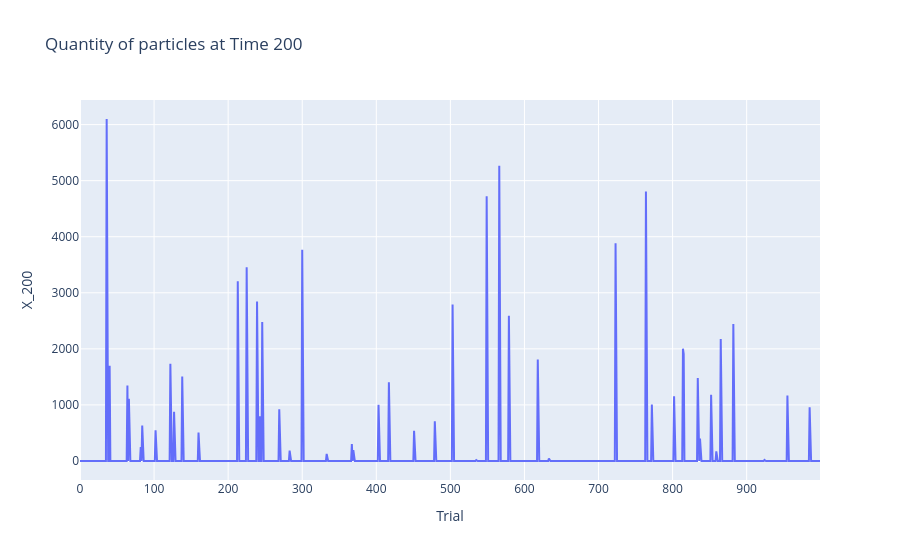
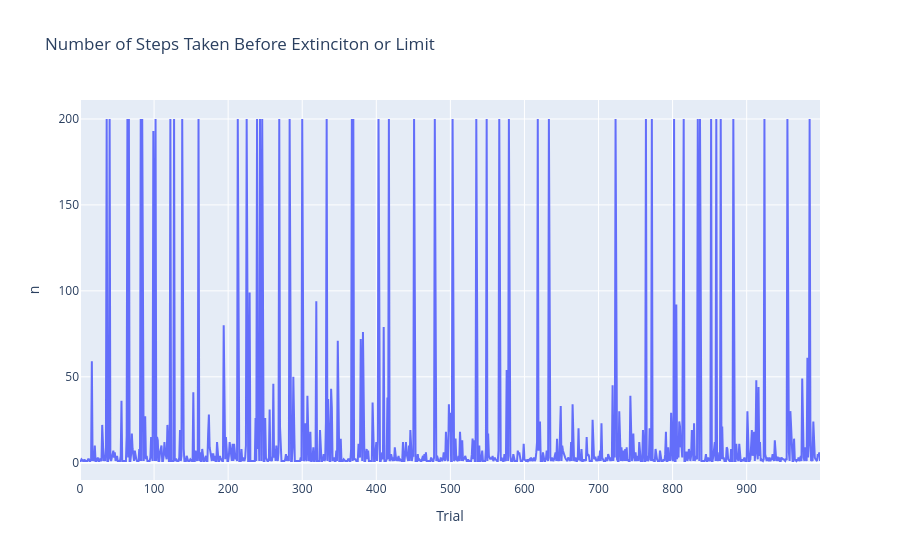
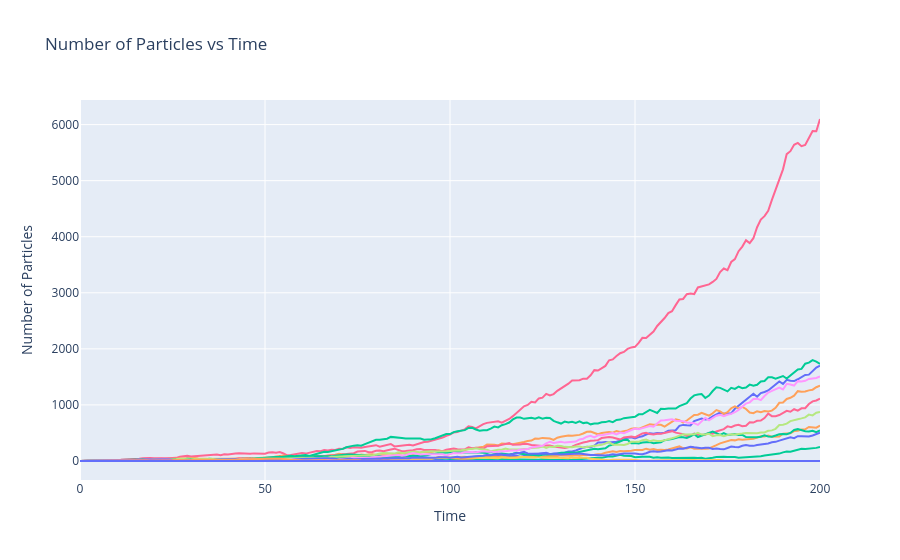

Notebook cell for these charts, in order:
### Markdown cell above
### Problem 4
#### Simulate markov chain

### Code cell
import numpy as np
import random

a = 0.49

# Generation limit
limit = 200


# Simulating the avalanches
num_avalanche = int(1e3)
extinct_avalanches = 0
final_quantity = np.zeros(num_avalanche)
num_steps = np.zeros(num_avalanche)
avalanches = np.zeros([num_avalanche,limit+1])

for i in range(num_avalanche):
    n = 0
    Xn = 1
    process = np.zeros(limit + 1)
    process[n] = Xn
    while n < limit and Xn > 0:
        
        # Random step choice
        Zn = random.binomialvariate(Xn,1-a)
        Xn1 = 2*Zn

        # While loop stepping
        Xn = Xn1
        n+=1

        # Analytics
        if Xn == 0:
            extinct_avalanches +=1
        process[n] = Xn

    final_quantity[i] = Xn
    num_steps[i] = n
    avalanches[i] = process
    

print(f'{extinct_avalanches} avalanches died out in under 200 steps ({extinct_avalanches/num_avalanche*100} percent)')
    
import plotly.graph_objects as go

fig = go.Figure()
trace = go.Scatter(y=final_quantity,mode='lines',name='final')
fig.add_trace(trace)
fig.update_layout(title='Quantity of particles at Time 200',xaxis_title='Trial',yaxis_title='X_200')
fig.show()

fig = go.Figure()
trace = go.Scatter(y=num_steps,mode='lines',name='final')
fig.add_trace(trace)
fig.update_layout(title='Number of Steps Taken Before Extinciton or Limit',xaxis_title='Trial',yaxis_title='n')
fig.show()

fig = go.Figure()
for i in range(limit + 1):
    trace = go.Scatter(y=avalanches[i],mode='lines',name='')
    fig.add_trace(trace)
fig.update_layout(title='Number of Particles vs Time',xaxis_title='Time',yaxis_title='Number of Particles',showlegend=False)
fig.show()

### Figure 1 — Plotly figure (JSON) as saved in the notebook; plotly's stock layout.template omitted (floating-point values rounded to 4 significant figures; data arrays with more than 128 entries replaced by an {"elided": "..."} marker saying what was removed)
{"data": [{"mode": "lines", "name": "final", "type": "scatter", "y": {"elided": "1000 int values"}}], "layout": {"title": {"text": "Quantity of particles at Time 200"}, "xaxis": {"title": {"text": "Trial"}}, "yaxis": {"title": {"text": "X_200"}}}}

### Figure 2 — Plotly figure (JSON) as saved in the notebook; plotly's stock layout.template omitted (floating-point values rounded to 4 significant figures; data arrays with more than 128 entries replaced by an {"elided": "..."} marker saying what was removed)
{"data": [{"mode": "lines", "name": "final", "type": "scatter", "y": {"elided": "1000 int values"}}], "layout": {"title": {"text": "Number of Steps Taken Before Extinciton or Limit"}, "xaxis": {"title": {"text": "Trial"}}, "yaxis": {"title": {"text": "n"}}}}

### Figure 3 — Plotly figure (JSON) as saved in the notebook; plotly's stock layout.template omitted (floating-point values rounded to 4 significant figures; data arrays with more than 128 entries replaced by an {"elided": "..."} marker saying what was removed)
{"data": [{"mode": "lines", "name": "", "type": "scatter", "y": {"elided": "201 int values"}}, {"mode": "lines", "name": "", "type": "scatter", "y": {"elided": "201 int values"}}, {"mode": "lines", "name": "", "type": "scatter", "y": {"elided": "201 int values"}}, {"mode": "lines", "name": "", "type": "scatter", "y": {"elided": "201 int values"}}, {"mode": "lines", "name": "", "type": "scatter", "y": {"elided": "201 int values"}}, {"mode": "lines", "name": "", "type": "scatter", "y": {"elided": "201 int values"}}, {"mode": "lines", "name": "", "type": "scatter", "y": {"elided": "201 int values"}}, {"mode": "lines", "name": "", "type": "scatter", "y": {"elided": "201 int values"}}, {"mode": "lines", "name": "", "type": "scatter", "y": {"elided": "201 int values"}}, {"mode": "lines", "name": "", "type": "scatter", "y": {"elided": "201 int values"}}, {"mode": "lines", "name": "", "type": "scatter", "y": {"elided": "201 int values"}}, {"mode": "lines", "name": "", "type": "scatter", "y": {"elided": "201 int values"}}, {"mode": "lines", "name": "", "type": "scatter", "y": {"elided": "201 int values"}}, {"mode": "lines", "name": "", "type": "scatter", "y": {"elided": "201 int values"}}, {"mode": "lines", "name": "", "type": "scatter", "y": {"elided": "201 int values"}}, {"mode": "lines", "name": "", "type": "scatter", "y": {"elided": "201 int values"}}, {"mode": "lines", "name": "", "type": "scatter", "y": {"elided": "201 int values"}}, {"mode": "lines", "name": "", "type": "scatter", "y": {"elided": "201 int values"}}, {"mode": "lines", "name": "", "type": "scatter", "y": {"elided": "201 int values"}}, {"mode": "lines", "name": "", "type": "scatter", "y": {"elided": "201 int values"}}, {"mode": "lines", "name": "", "type": "scatter", "y": {"elided": "201 int values"}}, {"mode": "lines", "name": "", "type": "scatter", "y": {"elided": "201 int values"}}, {"mode": "lines", "name": "", "type": "scatter", "y": {"elided": "201 int values"}}, {"mode": "lines", "name": "", "type": "scatter", "y": {"elided": "201 int values"}}, {"mode": "lines", "name": "", "type": "scatter", "y": {"elided": "201 int values"}}, {"mode": "lines", "name": "", "type": "scatter", "y": {"elided": "201 int values"}}, {"mode": "lines", "name": "", "type": "scatter", "y": {"elided": "201 int values"}}, {"mode": "lines", "name": "", "type": "scatter", "y": {"elided": "201 int values"}}, {"mode": "lines", "name": "", "type": "scatter", "y": {"elided": "201 int values"}}, {"mode": "lines", "name": "", "type": "scatter", "y": {"elided": "201 int values"}}, {"mode": "lines", "name": "", "type": "scatter", "y": {"elided": "201 int values"}}, {"mode": "lines", "name": "", "type": "scatter", "y": {"elided": "201 int values"}}, {"mode": "lines", "name": "", "type": "scatter", "y": {"elided": "201 int values"}}, {"mode": "lines", "name": "", "type": "scatter", "y": {"elided": "201 int values"}}, {"mode": "lines", "name": "", "type": "scatter", "y": {"elided": "201 int values"}}, {"mode": "lines", "name": "", "type": "scatter", "y": {"elided": "201 int values"}}, {"mode": "lines", "name": "", "type": "scatter", "y": {"elided": "201 int values"}}, {"mode": "lines", "name": "", "type": "scatter", "y": {"elided": "201 int values"}}, {"mode": "lines", "name": "", "type": "scatter", "y": {"elided": "201 int values"}}, {"mode": "lines", "name": "", "type": "scatter", "y": {"elided": "201 int values"}}, {"mode": "lines", "name": "", "type": "scatter", "y": {"elided": "201 int values"}}, {"mode": "lines", "name": "", "type": "scatter", "y": {"elided": "201 int values"}}, {"mode": "lines", "name": "", "type": "scatter", "y": {"elided": "201 int values"}}, {"mode": "lines", "name": "", "type": "scatter", "y": {"elided": "201 int values"}}, {"mode": "lines", "name": "", "type": "scatter", "y": {"elided": "201 int values"}}, {"mode": "lines", "name": "", "type": "scatter", "y": {"elided": "201 int values"}}, {"mode": "lines", "name": "", "type": "scatter", "y": {"elided": "201 int values"}}, {"mode": "lines", "name": "", "type": "scatter", "y": {"elided": "201 int values"}}, {"mode": "lines", "name": "", "type": "scatter", "y": {"elided": "201 int values"}}, {"mode": "lines", "name": "", "type": "scatter", "y": {"elided": "201 int values"}}, {"mode": "lines", "name": "", "type": "scatter", "y": {"elided": "201 int values"}}, {"mode": "lines", "name": "", "type": "scatter", "y": {"elided": "201 int values"}}, {"mode": "lines", "name": "", "type": "scatter", "y": {"elided": "201 int values"}}, {"mode": "lines", "name": "", "type": "scatter", "y": {"elided": "201 int values"}}, {"mode": "lines", "name": "", "type": "scatter", "y": {"elided": "201 int values"}}, {"mode": "lines", "name": "", "type": "scatter", "y": {"elided": "201 int values"}}, {"mode": "lines", "name": "", "type": "scatter", "y": {"elided": "201 int values"}}, {"mode": "lines", "name": "", "type": "scatter", "y": {"elided": "201 int values"}}, {"mode": "lines", "name": "", "type": "scatter", "y": {"elided": "201 int values"}}, {"mode": "lines", "name": "", "type": "scatter", "y": {"elided": "201 int values"}}, {"mode": "lines", "name": "", "type": "scatter", "y": {"elided": "201 int values"}}, {"mode": "lines", "name": "", "type": "scatter", "y": {"elided": "201 int values"}}, {"mode": "lines", "name": "", "type": "scatter", "y": {"elided": "201 int values"}}, {"mode": "lines", "name": "", "type": "scatter", "y": {"elided": "201 int values"}}, {"mode": "lines", "name": "", "type": "scatter", "y": {"elided": "201 int values"}}, {"mode": "lines", "name": "", "type": "scatter", "y": {"elided": "201 int values"}}, {"mode": "lines", "name": "", "type": "scatter", "y": {"elided": "201 int values"}}, {"mode": "lines", "name": "", "type": "scatter", "y": {"elided": "201 int values"}}, {"mode": "lines", "name": "", "type": "scatter", "y": {"elided": "201 int values"}}, {"mode": "lines", "name": "", "type": "scatter", "y": {"elided": "201 int values"}}, {"mode": "lines", "name": "", "type": "scatter", "y": {"elided": "201 int values"}}, {"mode": "lines", "name": "", "type": "scatter", "y": {"elided": "201 int values"}}, {"mode": "lines", "name": "", "type": "scatter", "y": {"elided": "201 int values"}}, {"mode": "lines", "name": "", "type": "scatter", "y": {"elided": "201 int values"}}, {"mode": "lines", "name": "", "type": "scatter", "y": {"elided": "201 int values"}}, {"mode": "lines", "name": "", "type": "scatter", "y": {"elided": "201 int values"}}, {"mode": "lines", "name": "", "type": "scatter", "y": {"elided": "201 int values"}}, {"mode": "lines", "name": "", "type": "scatter", "y": {"elided": "201 int values"}}, {"mode": "lines", "name": "", "type": "scatter", "y": {"elided": "201 int values"}}, {"mode": "lines", "name": "", "type": "scatter", "y": {"elided": "201 int values"}}, {"mode": "lines", "name": "", "type": "scatter", "y": {"elided": "201 int values"}}, {"mode": "lines", "name": "", "type": "scatter", "y": {"elided": "201 int values"}}, {"mode": "lines", "name": "", "type": "scatter", "y": {"elided": "201 int values"}}, {"mode": "lines", "name": "", "type": "scatter", "y": {"elided": "201 int values"}}, {"mode": "lines", "name": "", "type": "scatter", "y": {"elided": "201 int values"}}, {"mode": "lines", "name": "", "type": "scatter", "y": {"elided": "201 int values"}}, {"mode": "lines", "name": "", "type": "scatter", "y": {"elided": "201 int values"}}, {"mode": "lines", "name": "", "type": "scatter", "y": {"elided": "201 int values"}}, {"mode": "lines", "name": "", "type": "scatter", "y": {"elided": "201 int values"}}, {"mode": "lines", "name": "", "type": "scatter", "y": {"elided": "201 int values"}}, {"mode": "lines", "name": "", "type": "scatter", "y": {"elided": "201 int values"}}, {"mode": "lines", "name": "", "type": "scatter", "y": {"elided": "201 int values"}}, {"mode": "lines", "name": "", "type": "scatter", "y": {"elided": "201 int values"}}, {"mode": "lines", "name": "", "type": "scatter", "y": {"elided": "201 int values"}}, {"mode": "lines", "name": "", "type": "scatter", "y": {"elided": "201 int values"}}, {"mode": "lines", "name": "", "type": "scatter", "y": {"elided": "201 int values"}}, {"mode": "lines", "name": "", "type": "scatter", "y": {"elided": "201 int values"}}, {"mode": "lines", "name": "", "type": "scatter", "y": {"elided": "201 int values"}}, {"mode": "lines", "name": "", "type": "scatter", "y": {"elided": "201 int values"}}, {"mode": "lines", "name": "", "type": "scatter", "y": {"elided": "201 int values"}}, {"mode": "lines", "name": "", "type": "scatter", "y": {"elided": "201 int values"}}, {"mode": "lines", "name": "", "type": "scatter", "y": {"elided": "201 int values"}}, {"mode": "lines", "name": "", "type": "scatter", "y": {"elided": "201 int values"}}, {"mode": "lines", "name": "", "type": "scatter", "y": {"elided": "201 int values"}}, {"mode": "lines", "name": "", "type": "scatter", "y": {"elided": "201 int values"}}, {"mode": "lines", "name": "", "type": "scatter", "y": {"elided": "201 int values"}}, {"mode": "lines", "name": "", "type": "scatter", "y": {"elided": "201 int values"}}, {"mode": "lines", "name": "", "type": "scatter", "y": {"elided": "201 int values"}}, {"mode": "lines", "name": "", "type": "scatter", "y": {"elided": "201 int values"}}, {"mode": "lines", "name": "", "type": "scatter", "y": {"elided": "201 int values"}}, {"mode": "lines", "name": "", "type": "scatter", "y": {"elided": "201 int values"}}, {"mode": "lines", "name": "", "type": "scatter", "y": {"elided": "201 int values"}}, {"mode": "lines", "name": "", "type": "scatter", "y": {"elided": "201 int values"}}, {"mode": "lines", "name": "", "type": "scatter", "y": {"elided": "201 int values"}}, {"mode": "lines", "name": "", "type": "scatter", "y": {"elided": "201 int values"}}, {"mode": "lines", "name": "", "type": "scatter", "y": {"elided": "201 int values"}}, {"mode": "lines", "name": "", "type": "scatter", "y": {"elided": "201 int values"}}, {"mode": "lines", "name": "", "type": "scatter", "y": {"elided": "201 int values"}}, {"mode": "lines", "name": "", "type": "scatter", "y": {"elided": "201 int values"}}, {"mode": "lines", "name": "", "type": "scatter", "y": {"elided": "201 int values"}}, {"mode": "lines", "name": "", "type": "scatter", "y": {"elided": "201 int values"}}, {"mode": "lines", "name": "", "type": "scatter", "y": {"elided": "201 int values"}}, {"mode": "lines", "name": "", "type": "scatter", "y": {"elided": "201 int values"}}, {"mode": "lines", "name": "", "type": "scatter", "y": {"elided": "201 int values"}}, {"mode": "lines", "name": "", "type": "scatter", "y": {"elided": "201 int values"}}, {"mode": "lines", "name": "", "type": "scatter", "y": {"elided": "201 int values"}}, {"mode": "lines", "name": "", "type": "scatter", "y": {"elided": "201 int values"}}, {"mode": "lines", "name": "", "type": "scatter", "y": {"elided": "201 int values"}}, {"mode": "lines", "name": "", "type": "scatter", "y": {"elided": "201 int values"}}, {"mode": "lines", "name": "", "type": "scatter", "y": {"elided": "201 int values"}}, {"mode": "lines", "name": "", "type": "scatter", "y": {"elided": "201 int values"}}, {"mode": "lines", "name": "", "type": "scatter", "y": {"elided": "201 int values"}}, {"mode": "lines", "name": "", "type": "scatter", "y": {"elided": "201 int values"}}, {"mode": "lines", "name": "", "type": "scatter", "y": {"elided": "201 int values"}}, {"mode": "lines", "name": "", "type": "scatter", "y": {"elided": "201 int values"}}, {"mode": "lines", "name": "", "type": "scatter", "y": {"elided": "201 int values"}}, {"mode": "lines", "name": "", "type": "scatter", "y": {"elided": "201 int values"}}, {"mode": "lines", "name": "", "type": "scatter", "y": {"elided": "201 int values"}}, {"mode": "lines", "name": "", "type": "scatter", "y": {"elided": "201 int values"}}, {"mode": "lines", "name": "", "type": "scatter", "y": {"elided": "201 int values"}}, {"mode": "lines", "name": "", "type": "scatter", "y": {"elided": "201 int values"}}, {"mode": "lines", "name": "", "type": "scatter", "y": {"elided": "201 int values"}}, {"mode": "lines", "name": "", "type": "scatter", "y": {"elided": "201 int values"}}, {"mode": "lines", "name": "", "type": "scatter", "y": {"elided": "201 int values"}}, {"mode": "lines", "name": "", "type": "scatter", "y": {"elided": "201 int values"}}, {"mode": "lines", "name": "", "type": "scatter", "y": {"elided": "201 int values"}}, {"mode": "lines", "name": "", "type": "scatter", "y": {"elided": "201 int values"}}, {"mode": "lines", "name": "", "type": "scatter", "y": {"elided": "201 int values"}}, {"mode": "lines", "name": "", "type": "scatter", "y": {"elided": "201 int values"}}, {"mode": "lines", "name": "", "type": "scatter", "y": {"elided": "201 int values"}}, {"mode": "lines", "name": "", "type": "scatter", "y": {"elided": "201 int values"}}, {"mode": "lines", "name": "", "type": "scatter", "y": {"elided": "201 int values"}}, {"mode": "lines", "name": "", "type": "scatter", "y": {"elided": "201 int values"}}, {"mode": "lines", "name": "", "type": "scatter", "y": {"elided": "201 int values"}}, {"mode": "lines", "name": "", "type": "scatter", "y": {"elided": "201 int values"}}, {"mode": "lines", "name": "", "type": "scatter", "y": {"elided": "201 int values"}}, {"mode": "lines", "name": "", "type": "scatter", "y": {"elided": "201 int values"}}, {"mode": "lines", "name": "", "type": "scatter", "y": {"elided": "201 int values"}}, {"mode": "lines", "name": "", "type": "scatter", "y": {"elided": "201 int values"}}, {"mode": "lines", "name": "", "type": "scatter", "y": {"elided": "201 int values"}}, {"mode": "lines", "name": "", "type": "scatter", "y": {"elided": "201 int values"}}, {"mode": "lines", "name": "", "type": "scatter", "y": {"elided": "201 int values"}}, {"mode": "lines", "name": "", "type": "scatter", "y": {"elided": "201 int values"}}, {"mode": "lines", "name": "", "type": "scatter", "y": {"elided": "201 int values"}}, {"mode": "lines", "name": "", "type": "scatter", "y": {"elided": "201 int values"}}, {"mode": "lines", "name": "", "type": "scatter", "y": {"elided": "201 int values"}}, {"mode": "lines", "name": "", "type": "scatter", "y": {"elided": "201 int values"}}, {"mode": "lines", "name": "", "type": "scatter", "y": {"elided": "201 int values"}}, {"mode": "lines", "name": "", "type": "scatter", "y": {"elided": "201 int values"}}, {"mode": "lines", "name": "", "type": "scatter", "y": {"elided": "201 int values"}}, {"mode": "lines", "name": "", "type": "scatter", "y": {"elided": "201 int values"}}, {"mode": "lines", "name": "", "type": "scatter", "y": {"elided": "201 int values"}}, {"mode": "lines", "name": "", "type": "scatter", "y": {"elided": "201 int values"}}, {"mode": "lines", "name": "", "type": "scatter", "y": {"elided": "201 int values"}}, {"mode": "lines", "name": "", "type": "scatter", "y": {"elided": "201 int values"}}, {"mode": "lines", "name": "", "type": "scatter", "y": {"elided": "201 int values"}}, {"mode": "lines", "name": "", "type": "scatter", "y": {"elided": "201 int values"}}, {"mode": "lines", "name": "", "type": "scatter", "y": {"elided": "201 int values"}}, {"mode": "lines", "name": "", "type": "scatter", "y": {"elided": "201 int values"}}, {"mode": "lines", "name": "", "type": "scatter", "y": {"elided": "201 int values"}}, {"mode": "lines", "name": "", "type": "scatter", "y": {"elided": "201 int values"}}, {"mode": "lines", "name": "", "type": "scatter", "y": {"elided": "201 int values"}}, {"mode": "lines", "name": "", "type": "scatter", "y": {"elided": "201 int values"}}, {"mode": "lines", "name": "", "type": "scatter", "y": {"elided": "201 int values"}}, {"mode": "lines", "name": "", "type": "scatter", "y": {"elided": "201 int values"}}, {"mode": "lines", "name": "", "type": "scatter", "y": {"elided": "201 int values"}}, {"mode": "lines", "name": "", "type": "scatter", "y": {"elided": "201 int values"}}, {"mode": "lines", "name": "", "type": "scatter", "y": {"elided": "201 int values"}}, {"mode": "lines", "name": "", "type": "scatter", "y": {"elided": "201 int values"}}, {"mode": "lines", "name": "", "type": "scatter", "y": {"elided": "201 int values"}}, {"mode": "lines", "name": "", "type": "scatter", "y": {"elided": "201 int values"}}, {"mode": "lines", "name": "", "type": "scatter", "y": {"elided": "201 int values"}}, {"mode": "lines", "name": "", "type": "scatter", "y": {"elided": "201 int values"}}, {"mode": "lines", "name": "", "type": "scatter", "y": {"elided": "201 int values"}}, {"mode": "lines", "name": "", "type": "scatter", "y": {"elided": "201 int values"}}, {"mode": "lines", "name": "", "type": "scatter", "y": {"elided": "201 int values"}}, {"mode": "lines", "name": "", "type": "scatter", "y": {"elided": "201 int values"}}, {"mode": "lines", "name": "", "type": "scatter", "y": {"elided": "201 int values"}}, {"mode": "lines", "name": "", "type": "scatter", "y": {"elided": "201 int values"}}, {"mode": "lines", "name": "", "type": "scatter", "y": {"elided": "201 int values"}}, {"mode": "lines", "name": "", "type": "scatter", "y": {"elided": "201 int values"}}], "layout": {"showlegend": false, "title": {"text": "Number of Particles vs Time"}, "xaxis": {"title": {"text": "Time"}}, "yaxis": {"title": {"text": "Number of Particles"}}}}
